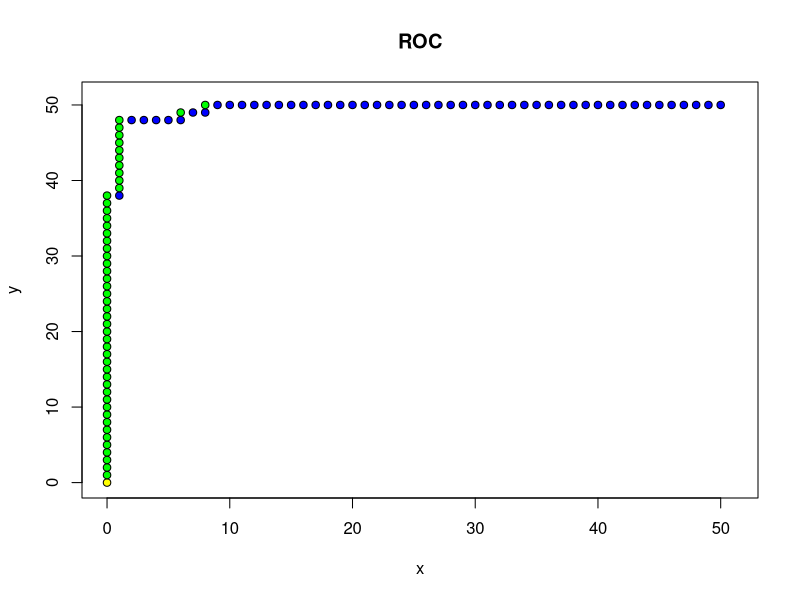

Recreate this plot in R.
sortObjectsByDist = function(xl){
  z = c(0,0)
  
  l = dim(xl)[1];
  n = dim(xl)[2]-1;
  
  distances = matrix(NA, l, 2);
  
  for (i in 1:l){
    distances[i, ] = c(sqrt(sum((xl[i, 1:n] - z)^2)), xl[i, 3]);
  }
  
  orderedXl = xl[order(distances[, 1]),];
  
  return (orderedXl);
}

r = 50
r = r * 2

xl = matrix(NA, r, 3)
xl[,1] = runif(r,0,100)
xl[,2] = runif(r,0,100)
xl[1:(r/2),3] = 1
xl[(r/2):r,3] = 2
#print(xl)
xl = iris[51:150,3:5]
class = unique(xl[,3])

sortedxll = sortObjectsByDist(xl)
#print(sortedxll)
la = nrow(xl[xl[,3]==class[1],])
lb = nrow(xl[xl[,3]==class[2],])
FRP = 0
TRP = 0
AUC = 0
x = 0
y = 0
plot(x,y, pch = 21, bg = "yellow", main = "ROC", xlim=c(0,la+1), ylim=c(0,lb+1))
colors = c("red","green","blue")
for(i in 1:nrow(xl)){
  if(sortedxll[i,3]==class[2]){
    x = x + 1
    points(x, y, pch = 21, bg = colors[sortedxll[i,3]])
    add = 1/la
    FRP = FRP + add
    AUC = AUC + TRP*add
  }
  else if(sortedxll[i,3]==class[1]){
    y = y + 1
    points(x, y, pch = 21, bg = colors[sortedxll[i,3]])
    TRP = TRP + (1/lb)
  }
}

print(FRP)
print(TRP)
print(AUC)
